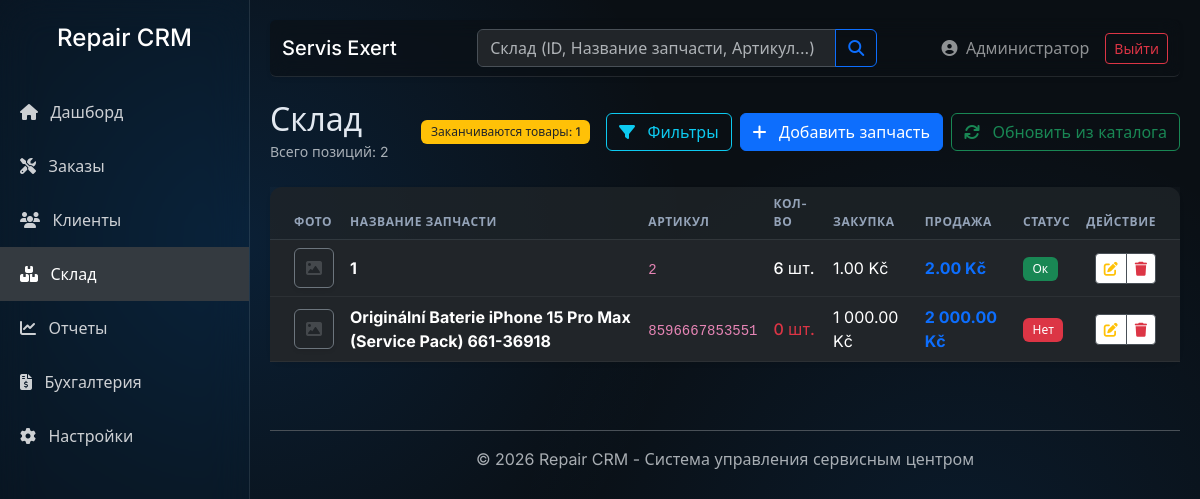
The app's page /inventory.php (signed in) with its own data.
### tables this page shows
CREATE TABLE `inventory` (
  `id` int(11) NOT NULL AUTO_INCREMENT,
  `part_name` varchar(100) NOT NULL,
  `sku` varchar(50) DEFAULT NULL,
  `quantity` int(11) DEFAULT 0,
  `cost_price` decimal(10,2) DEFAULT NULL,
  `sale_price` decimal(10,2) DEFAULT NULL,
  `min_stock` int(11) DEFAULT 5,
  `created_at` timestamp NOT NULL DEFAULT current_timestamp(),
  PRIMARY KEY (`id`)
);

CREATE TABLE `system_settings` (
  `setting_key` varchar(50) NOT NULL,
  `setting_value` text DEFAULT NULL,
  PRIMARY KEY (`setting_key`)
);

### includes/functions.php (called while the page is built, shortened)
<?php
function hasPermission($permission) {
    if (($_SESSION['role'] ?? '') === 'admin') {
        return true;
    }
    return false;
}
function formatMoney($amount) {
    $currency = get_setting('currency', 'Kč');
    return number_format($amount, 2, '.', ' ') . ' ' . $currency;
}
function get_setting($key, $default = '') {
    global $pdo;
    static $cache = [];
    if (array_key_exists($key, $cache)) {
        return $cache[$key];
    }
    try {
        $stmt = $pdo->prepare("SELECT setting_value FROM system_settings WHERE setting_key = ?");
        $stmt->execute([$key]);
        $val = $stmt->fetchColumn();
        if ($val !== false) {
            $cache[$key] = $val;
            return $val;
        }
    } catch (Exception $e) {
        $cache[$key] = $default;
        return $default;
    }
    return $default;
}
?>

### includes/lang.php (called while the page is built, shortened)
<?php
function __($key, $override_lang = null) {
    global $lang_data, $pdo;
    if ($override_lang) {
        $lang = $override_lang;
    } elseif (isset($_SESSION['lang'])) {
        $lang = $_SESSION['lang'];
    } elseif (isset($pdo) && function_exists('get_setting')) {
        $lang = get_setting('language', 'ru');
    } else {
        $lang = 'ru';
    }
    return $lang_data[$lang][$key] ?? $key;
}
?>

### includes/config.php (called while the page is built, shortened)
<?php
require_once __DIR__ . '/lang.php';
function e($str) {
    return htmlspecialchars((string)$str, ENT_QUOTES | ENT_HTML5, 'UTF-8');
}
?>

### inventory.php (the view, shortened to what this page needs)
<?php
require_once 'includes/config.php';
require_once 'includes/functions.php';
require_once 'includes/header.php';
$limit = 20;
$page = isset($_GET['p']) && is_numeric($_GET['p']) ? (int)$_GET['p'] : 1;
$offset = ($page - 1) * $limit;
$where_clauses = [];
$params = [];
$where_sql = $where_clauses ? " WHERE " . implode(" AND ", $where_clauses) : "";
$total_items = $pdo->prepare("SELECT COUNT(*) FROM inventory" . $where_sql);
$total_items->execute($params);
$total_count = $total_items->fetchColumn();
$stmt = $pdo->prepare("SELECT * FROM inventory" . $where_sql . " ORDER BY part_name ASC LIMIT $limit OFFSET $offset");
$stmt->execute($params);
$inventory = $stmt->fetchAll();
$inventory_stats = $pdo->query("SELECT COUNT(*) as total, SUM(CASE WHEN quantity <= min_stock THEN 1 ELSE 0 END) as low_stock FROM inventory")->fetch();
?>
<div class="d-flex justify-content-between align-items-center mb-4">
    <div>
        <h2 class="mb-0"><?php echo __('inventory'); ?></h2>
        <small class="text-muted"><?php echo __('total_items'); ?>: <?php echo $total_count; ?></small>
    </div>
    <div class="d-flex gap-2 align-items-center">
        <?php if($inventory_stats['low_stock'] > 0): ?>
            <span class="badge bg-warning text-dark me-2"><?php echo __('low_stock_alert'); ?>: <?php echo $inventory_stats['low_stock']; ?></span>
        <?php endif; ?>
        <button class="btn btn-outline-info" data-bs-toggle="collapse" data-bs-target="#filterPanel">
            <i class="fas fa-filter me-2"></i> <?php echo __('filters'); ?>
        </button>
        <button class="btn btn-primary" data-bs-toggle="modal" data-bs-target="#newPartModal">
            <i class="fas fa-plus me-2"></i> <?php echo __('add_part'); ?>
        </button>
        <a href="api/parse_mobilnidily.php" class="btn btn-outline-success" data-confirm="<?php echo __('parse_confirm'); ?>">
            <i class="fas fa-sync me-2"></i> <?php echo __('update_catalog'); ?>
        </a>
    </div>
</div>
<div class="row g-4">
    <div class="col-12">
        <div class="card shadow-sm border-0">
            <div class="card-body p-0">
                <div class="table-responsive">
                    <table class="table table-hover align-middle mb-0">
                        <thead class="table-dark">
                            <tr>
                                <th class="ps-4"><?php echo __('photo_col'); ?></th>
                                <th><?php echo __('part_name'); ?></th>
                                <th><?php echo __('sku'); ?></th>
                                <th><?php echo __('quantity'); ?></th>
                                <th><?php echo __('buy_price'); ?></th>
                                <th><?php echo __('sell_price'); ?></th>
                                <th><?php echo __('status'); ?></th>
                                <th class="text-end pe-4"><?php echo __('action'); ?></th>
                            </tr>
                        </thead>
                        <tbody>
                            <?php if (empty($inventory)): ?>
                                <tr>
                                    <td colspan="9" class="text-center py-5 text-muted">
                                        <i class="fas fa-boxes fa-3x mb-3 d-block opacity-25"></i>
                                        <?php echo __('stock_empty'); ?>
                                    </td>
                                </tr>
                            <?php else: ?>
                                <?php foreach ($inventory as $item): ?>
                                <tr>
                                    <td class="ps-4">
                                        <?php if(!empty($item['image_path'])): ?>
                                            <a href="<?php echo $item['image_path']; ?>" data-fancybox="inventory">
                                                <img src="<?php echo $item['image_path']; ?>" class="rounded shadow-sm" style="width: 40px; height: 40px; object-fit: cover;">
                                            </a>
                                        <?php else: ?>
                                            <div class="bg-dark bg-opacity-25 rounded d-flex align-items-center justify-content-center shadow-sm border border-secondary" style="width: 40px; height: 40px;">
                                                <i class="fas fa-image text-muted opacity-25"></i>
                                            </div>
                                        <?php endif; ?>
                                    </td>
                                    <td>
                                        <div class="fw-bold"><?php echo htmlspecialchars($item['part_name']); ?></div>
                                    </td>
                                    <td><code><?php echo htmlspecialchars($item['sku']); ?></code></td>
                                    <td>
                                        <span class="fw-medium <?php echo $item['quantity'] <= $item['min_stock'] ? 'text-danger' : ''; ?>">
                                            <?php echo $item['quantity']; ?> <?php echo __('pcs_short'); ?>
                                        </span>
                                    </td>
                                    <td><?php echo formatMoney($item['cost_price']); ?></td>
                                    <td class="fw-bold text-primary"><?php echo formatMoney($item['sale_price']); ?></td>
                                    <td>
                                        <?php if ($item['quantity'] <= 0): ?>
                                            <span class="badge bg-danger"><?php echo __('status_no'); ?></span>
                                        <?php elseif ($item['quantity'] <= $item['min_stock']): ?>
                                            <span class="badge bg-warning text-dark"><?php echo __('status_low'); ?></span>
                                        <?php else: ?>
                                            <span class="badge bg-success"><?php echo __('status_ok'); ?></span>
                                        <?php endif; ?>
                                    </td>
                                    <td class="text-end pe-4">
                                        <div class="btn-group btn-group-sm">
                                            <a href="edit_inventory.php?id=<?php echo $item['id']; ?>" class="btn btn-white border" title="<?php echo __('edit'); ?>"><i class="fas fa-edit text-warning"></i></a>
                                            <button type="button" class="btn btn-white border text-danger" onclick="deletePart(<?php echo $item['id']; ?>)" title="<?php echo __('delete'); ?>"><i class="fas fa-trash"></i></button>
                                        </div>
                                    </td>
                                </tr>
                                <?php endforeach; ?>
                            <?php endif; ?>
                        </tbody>
                    </table>
                </div>
            </div>
        </div>
    </div>
</div>
<?php require_once 'includes/footer.php'; ?>

### includes/header.php (shortened to what this page needs)
<?php
require_once __DIR__ . '/functions.php';
?>
<!DOCTYPE html>
<html lang="ru" data-bs-theme="dark">
<head>
    <title><?php echo e(get_setting('company_name', 'Repair CRM')); ?> - <?php echo e(__('dashboard')); ?></title>
    <link href="https://cdn.jsdelivr.net/npm/bootstrap@5.3.3/dist/css/bootstrap.min.css" rel="stylesheet">
    <link rel="stylesheet" href="https://cdnjs.cloudflare.com/ajax/libs/font-awesome/6.4.0/css/all.min.css">
    <link rel="stylesheet" href="https://cdn.jsdelivr.net/npm/@fancyapps/ui@5.0/dist/fancybox/fancybox.css" />
    <link href="https://cdn.jsdelivr.net/npm/select2@4.1.0-rc.0/dist/css/select2.min.css" rel="stylesheet" />
    <link rel="stylesheet" href="assets/css/style.css">
</head>
<body>
<div id="sidebar">
    <div class="p-4 text-center">
        <h4>Repair CRM</h4>
    </div>
    <nav class="nav flex-column">
        <a class="nav-link <?php echo basename($_SERVER['PHP_SELF']) == 'index.php' ? 'active' : ''; ?>" href="index.php"><i class="fas fa-home me-2"></i> <?php echo __('dashboard'); ?></a>
        <a class="nav-link <?php echo basename($_SERVER['PHP_SELF']) == 'orders.php' ? 'active' : ''; ?>" href="orders.php"><i class="fas fa-tools me-2"></i> <?php echo __('orders'); ?></a>
        <?php if (hasPermission('edit_customers')): ?>
            <a class="nav-link <?php echo basename($_SERVER['PHP_SELF']) == 'customers.php' ? 'active' : ''; ?>" href="customers.php"><i class="fas fa-users me-2"></i> <?php echo __('customers'); ?></a>
        <?php endif; ?>
        <?php if (hasPermission('admin_access')): ?>
            <a class="nav-link <?php echo basename($_SERVER['PHP_SELF']) == 'inventory.php' ? 'active' : ''; ?>" href="inventory.php"><i class="fas fa-boxes me-2"></i> <?php echo __('inventory'); ?></a>
            <a class="nav-link <?php echo basename($_SERVER['PHP_SELF']) == 'reports.php' ? 'active' : ''; ?>" href="reports.php"><i class="fas fa-chart-line me-2"></i> <?php echo __('reports'); ?></a>
            <a class="nav-link <?php echo basename($_SERVER['PHP_SELF']) == 'accounting.php' ? 'active' : ''; ?>" href="accounting.php"><i class="fas fa-file-invoice-dollar me-2"></i> <?php echo __('accounting'); ?></a>
            <a class="nav-link <?php echo basename($_SERVER['PHP_SELF']) == 'settings.php' ? 'active' : ''; ?>" href="settings.php"><i class="fas fa-cog me-2"></i> <?php echo __('settings'); ?></a>
        <?php endif; ?>
    </nav>
</div>
<div id="content">
    <nav class="navbar navbar-expand-lg navbar-dark mb-4 rounded shadow-sm">
        <div class="container-fluid d-flex align-items-center justify-content-between">
            <div class="d-flex align-items-center">
                <span class="navbar-brand mb-0 h1 d-none d-sm-inline-block"><?php echo get_setting('company_name', 'Repair CRM'); ?></span>
            </div>
            <?php
            $current_page = basename($_SERVER['PHP_SELF']);
            $search_action = 'index.php';
            $search_placeholder = __('search_placeholder');
            $show_search = true;
            if ($current_page == 'orders.php') {
                $search_action = 'orders.php';
                $search_placeholder = __('orders') . ' (ID, ' . __('client') . ', ' . __('device_model') . '...)';
            } elseif ($current_page == 'customers.php') {
                $search_action = 'customers.php';
                $search_placeholder = __('customers') . ' (ID, ' . __('client') . ', ' . __('phone') . ', ' . __('ico') . '...)';
            } elseif ($current_page == 'inventory.php') {
                $search_action = 'inventory.php';
                $search_placeholder = __('inventory') . ' (ID, ' . __('part_name') . ', ' . __('sku') . '...)';
            }
            ?>
            <?php if ($show_search): ?>
            <form action="<?php echo $search_action; ?>" method="GET" class="d-flex mx-auto" style="max-width: 400px; width: 100%;">
                <div class="input-group">
                    <input type="text" name="search" class="form-control" placeholder="<?php echo e($search_placeholder); ?>" value="<?php echo e($_GET['search'] ?? ''); ?>">
                    <button class="btn btn-outline-primary" type="submit">
                        <i class="fas fa-search"></i>
                    </button>
                </div>
            </form>
            <?php else: ?>
                <div class="mx-auto" style="max-width: 400px; width: 100%;"></div>
            <?php endif; ?>
            <div class="d-flex align-items-center">
                <span class="navbar-text me-3">
                    <i class="fas fa-user-circle me-1"></i> <?php echo e($_SESSION['full_name'] ?? __('technician')); ?>
                </span>
                <a href="logout.php" class="btn btn-outline-danger btn-sm"><?php echo __('logout'); ?></a>
            </div>
        </div>
    </nav>

### includes/footer.php (shortened to what this page needs)
    <footer class="mt-5 pt-3 border-top text-center text-muted">
        <p>&copy; <?php echo date('Y'); ?> Repair CRM - <?php echo __('system_title'); ?></p>
    </footer>
</div>
</body>
</html>

### assets/css/style.css (style rules this page uses)
:root { --sidebar-width: 250px; --primary-color: #0d7ff2; --glass-bg: rgba(255, 255, 255, 0.05); --glass-border: rgba(255, 255, 255, 0.1); }
body { background-color: #0a0f14; background-image: radial-gradient(circle at 20% 30%, rgba(13, 127, 242, 0.15) 0%, transparent 40%), radial-gradient(circle at 80% 70%, rgba(13, 127, 242, 0.1) 0%, transparent 40%); background-attachment: fixed; color: #e2e8f0; font-family: 'Inter', system-ui, -apple-system, sans-serif; position: relative; }
#sidebar { width: var(--sidebar-width); height: 100vh; position: fixed; left: 0; top: 0; background: rgba(13, 127, 242, 0.03); backdrop-filter: blur(20px); -webkit-backdrop-filter: blur(20px); border-right: 1px solid var(--glass-border); color: white; transition: all 0.3s; z-index: 1000; }
#content { margin-left: var(--sidebar-width); padding: 20px; transition: all 0.3s; }
#sidebar .nav-link { color: rgba(255,255,255,0.8); padding: 15px 20px; }
#sidebar .nav-link:hover, #sidebar .nav-link.active { background: #343a40; color: white; }
.card { border: 1px solid var(--glass-border); background: rgba(25, 30, 36, 0.8); box-shadow: 0 4px 12px 0 rgba(0, 0, 0, 0.2); margin-bottom: 20px; border-radius: 12px; color: #e2e8f0; }
.navbar { background: rgba(10, 15, 20, 0.6) !important; backdrop-filter: blur(10px); -webkit-backdrop-filter: blur(10px); border-bottom: 1px solid var(--glass-border); }
.table { color: #cbd5e1; }
.table thead th { background-color: rgba(255,255,255,0.02); text-transform: uppercase; font-size: 0.75rem; letter-spacing: 0.05em; color: #94a3b8; border-bottom: 1px solid var(--glass-border); }
.table td { border-color: rgba(255,255,255,0.05); }
.badge { font-weight: 500; padding: 0.5em 0.8em; }
.btn-white { background: white; }

### records on screen
inventory: part_name "1", sku "2", quantity "6", cost_price.setting_value "1.00 Kč", sale_price "2.00 Kč", __ "Ок"
inventory: part_name "Originální Baterie iPhone 15 Pro Max (Service Pack) 661-36918", sku "8596667853551", quantity "0", __ "шт.", cost_price "1 000.00 Kč", sale_price "2 000.00 Kč", __ "Нет"

### other values on screen
__('dashboard') "Дашборд"
__('orders') "Заказы"
__('customers') "Клиенты"
__('inventory') "Склад"
__('reports') "Отчеты"
__('accounting') "Бухгалтерия"
__('settings') "Настройки"
get_setting('company_name', 'Repair CRM') "Servis Exert"
$_SESSION['full_name'] "Администратор"
__('logout') "Выйти"
__('total_items') "Всего позиций"
$total_count "2"
__('low_stock_alert') "Заканчиваются товары"
$inventory_stats['low_stock'] "1"
__('filters') "Фильтры"
